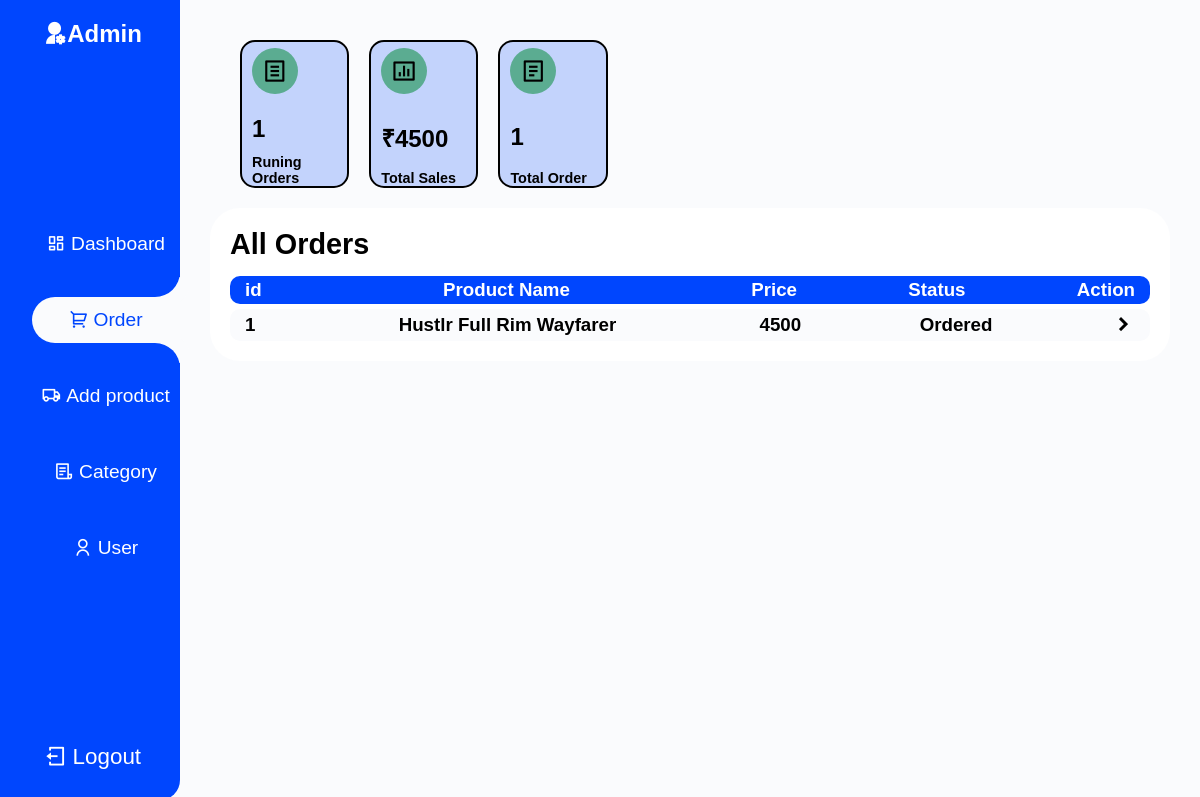
The app's page /admin/orderadmin.php (signed in) with its own data.
### tables this page shows
CREATE TABLE `order` (
  `orderid` int(11) NOT NULL,
  `productid` int(11) DEFAULT NULL,
  `userid` int(11) DEFAULT NULL,
  `quantity` int(11) NOT NULL DEFAULT 1,
  `powertype` varchar(255) DEFAULT NULL,
  `lenstype` varchar(255) DEFAULT NULL,
  `lensprice` int(11) DEFAULT NULL,
  `status` varchar(255) NOT NULL DEFAULT 'Ordered',
  `placeddate` datetime NOT NULL DEFAULT current_timestamp(),
  `amount` int(11) DEFAULT NULL
);

CREATE TABLE `product` (
  `productid` int(11) NOT NULL,
  `name` varchar(255) DEFAULT NULL,
  `detail` longtext DEFAULT NULL,
  `mrp` int(11) NOT NULL DEFAULT 0,
  `maincategory` varchar(255) DEFAULT NULL,
  `img1` varchar(255) DEFAULT NULL,
  `img2` varchar(255) DEFAULT NULL,
  `img3` varchar(255) DEFAULT NULL,
  `img4` varchar(255) DEFAULT NULL,
  `color` varchar(255) DEFAULT NULL,
  `status` varchar(255) NOT NULL DEFAULT 'show',
  `addingdate` timestamp NOT NULL DEFAULT current_timestamp(),
  `size` varchar(20) DEFAULT 'medium',
  `sellingprice` int(255) DEFAULT NULL,
  `subcategory` varchar(255) DEFAULT NULL
);

### admin/orderadmin.php (the view, shortened to what this page needs)
<!DOCTYPE html>
<html lang="en">
<head>
    <link rel="stylesheet" href="stylesheet/admindeshtop.css">
    <link rel="stylesheet" href="orderadmin.css">
</head>
<body>
    <div class="main">
   <?php
    include("component/adminnav.php");
    include("../config/fontfamily.php");
    include("../config/dbconnect.php");
    ?>
     <?php
        $selectorder="select * from `order`";
        $orderresult=mysqli_query($con,$selectorder);
        ?>
     <div class="deshboard">
            <div class="top-sec">
        <div class="box">
            <div class="icon">
                <i class="ri-file-list-line"></i>
            </div>
            <h1>
                <?php
                       $select="select * from `order` where status!='complet'";
                        $result=mysqli_query($con,$select);
                       echo mysqli_num_rows($result);
                ?>
            </h1>
            <h4>
               Runing Orders
            </h4>
        </div>
        <div class="box">
            <div class="icon">
                <i class="ri-bar-chart-box-line"></i>
            </div>
            <h1>
                <?php $query="SELECT SUM(amount) AS total FROM `order`";
                $result=mysqli_query($con,$query);
                $ans=mysqli_fetch_array($result);
                ?>
                ₹<?= $ans['total'];?>
            </h1>
            <h4>
                Total Sales
            </h4>
        </div>
        <div class="box">
            <div class="icon">
            <i class="ri-file-list-2-line"></i>
            </div>
            <h1>
                <?php
                    $select="select * from `order`";
                    $result=mysqli_query($con,$select);
                    echo mysqli_num_rows($result);
                ?>
            </h1>
            <h4>
                Total  Order
             </h4>
        </div>
            </div>
        <div class="center-sec">
        <h1>All Orders</h1>
        <div class="order-heading">
            <div class="oder-id">
                <h3>id</h3>
            </div>
            <div class="details">
                <h3>Product Name</h3>
            </div>
            <div class="price">
                <h3>Price</h3>
            </div>
            <div class="status">
                <h3>Status</h3>
            </div>
            <div class="action">
                <h3>Action</h3>
            </div>
        </div>
        <?php
            while($order=mysqli_fetch_assoc($orderresult)){
                $productselect="select * from product where productid=$order[productid]";
                $productresult=mysqli_query($con,$productselect);
                $productdata=mysqli_fetch_array($productresult);
                ?>
                 <div class="order-data">
                    <div class="oder-id">
                        <h3><?= $order['orderid'];?></h3>
                    </div>
                    <div class="details">
                        <h3><?= $productdata['name'];?></h3>
                    </div>
                    <div class="price">
                        <h3><?= $order['amount'];?></h3>
                    </div>
                    <div class="status">
                        <h3><?= $order['status'];?></h3>
                    </div>
                    <div class="action">
                        <h3><a href="vieworder.php?orderid=<?= $order['orderid'];?>">
                            <i class="ri-arrow-right-s-line"></i>
                            </a>
                        </h3>
                    </div>
             </div>
             <?php
            }
        ?>
        </div>
</div>
 </div>
</body>
</html>

### admin/stylesheet/admindeshtop.css (style rules this page uses)
* { margin: 0; padding: 0; box-sizing:border-box; }
html,body { min-height:100%; min-width:100%; color: #fff; display: flex; background-color: #fafbfd; font-family: "Poppins", sans-serif; }
.main { height: 100%; width: 100%; display: flex; justify-content: space-between; background-color: #fafbfd; }
.deshboard { width: 85%; height: 100%; display: flex; flex-direction: column; padding:30px; padding-top: 20px; }
.top-sec { width: 100%; height: 25%; display: flex; gap: 20px; padding: 20px; padding-left: 30px; }
.icon { margin-top: 15px; }
.icon i { border-radius: 50%; background-color: #fa5a7c; padding: 10px; font-size: 1.6rem; margin-top: 15px; }
.box { color: #000; background-color: #ffe2e6; width: 13%; border-radius: 15px; display: flex; flex-direction: column; padding:0px 10px; justify-content: space-between; border: 2px solid black; }
.box h1 { margin-top: 20px; font-size: 1.5em; }
.box h4 { font-size: 0.9rem; }
.center-sec { width: 100%; color: #000; display: flex; flex-direction: column; align-items: start; background-color: #fff; border-radius: 30px; padding: 20px; gap: 5px; }
.center-sec h1 { font-size: 1.8em; margin-bottom: 10px; }
.order-heading { background-color: #0046FE; color: #fff; border-radius: 10px; width: 100%; padding: 3px 15px; display: flex; justify-content: space-between; align-items: center; }
.order-data { background-color: #fafbfd; color: black; border-radius: 10px; width: 100%; padding: 3px 15px; display: flex; justify-content: space-between; align-items: center; transition: all linear 0.3s; }
.details { width: 30%; text-align: center; }
.action h3 a i { color: black; font-size: 1.5rem; }
.action h3 a { text-decoration: none; }

### admin/stylesheet/orderadmin.css (style rules this page uses)
* { margin: 0; padding: 0; box-sizing:border-box; }
html,body { min-height:100%; min-width:100%; color: #fff; display: flex; background-color: #fafbfd; font-family: "Poppins", sans-serif; }
.main { height: 100%; width: 100%; display: flex; justify-content: space-between; background-color: #fafbfd; }
.deshboard { width: 85%; height: 100%; display: flex; flex-direction: column; padding:30px; padding-top: 20px; }
.top-sec { width: 100%; height: 25%; display: flex; gap: 20px; padding: 20px; padding-left: 30px; }
.icon { margin-top: 15px; }
.icon i { border-radius: 50%; background-color:rgb(91, 172, 145); color:black; padding: 10px; font-size: 1.6rem; margin-top: 15px; }
.box { color: #000; background-color:#a7bffca8; width: 12%; border-radius: 15px; display: flex; flex-direction: column; padding:0px 10px; justify-content: space-between; border: 2px solid black; }
.box h1 { margin-top: 20px; font-size: 1.5em; }
.box h4 { font-size: 0.9rem; }
.center-sec { width: 100%; color: #000; display: flex; flex-direction: column; align-items: start; background-color: #fff; border-radius: 30px; padding: 20px; gap: 5px; }
.center-sec h1 { font-size: 1.8em; margin-bottom: 10px; }
.order-heading { background-color: #0046FE; color: #fff; border-radius: 10px; width: 100%; padding: 3px 15px; display: flex; justify-content: space-between; align-items: center; }
.order-data { background-color: #fafbfd; color: black; border-radius: 10px; width: 100%; padding: 3px 15px; display: flex; justify-content: space-between; align-items: center; transition: all linear 0.3s; }
.details { width: 30%; text-align: center; }
.action h3 a i { color: black; font-size: 1.5rem; }
.action h3 a { text-decoration: none; }

### admin/component/adminnav.css (style rules this page uses)
* { margin: 0; padding: 0; box-sizing:border-box; font-family: "Poppins", sans-serif; }
html,body { min-height:100%; min-width:100%; display: flex; background-color: #fafbfd; font-family: "Poppins", sans-serif; }

### records on screen
order: orderid "1", productid.name "Hustlr Full Rim Wayfarer", amount "4500", status "Ordered"

### other values on screen
mysqli_num_rows($result) "1"
$ans['total'] "4500"
